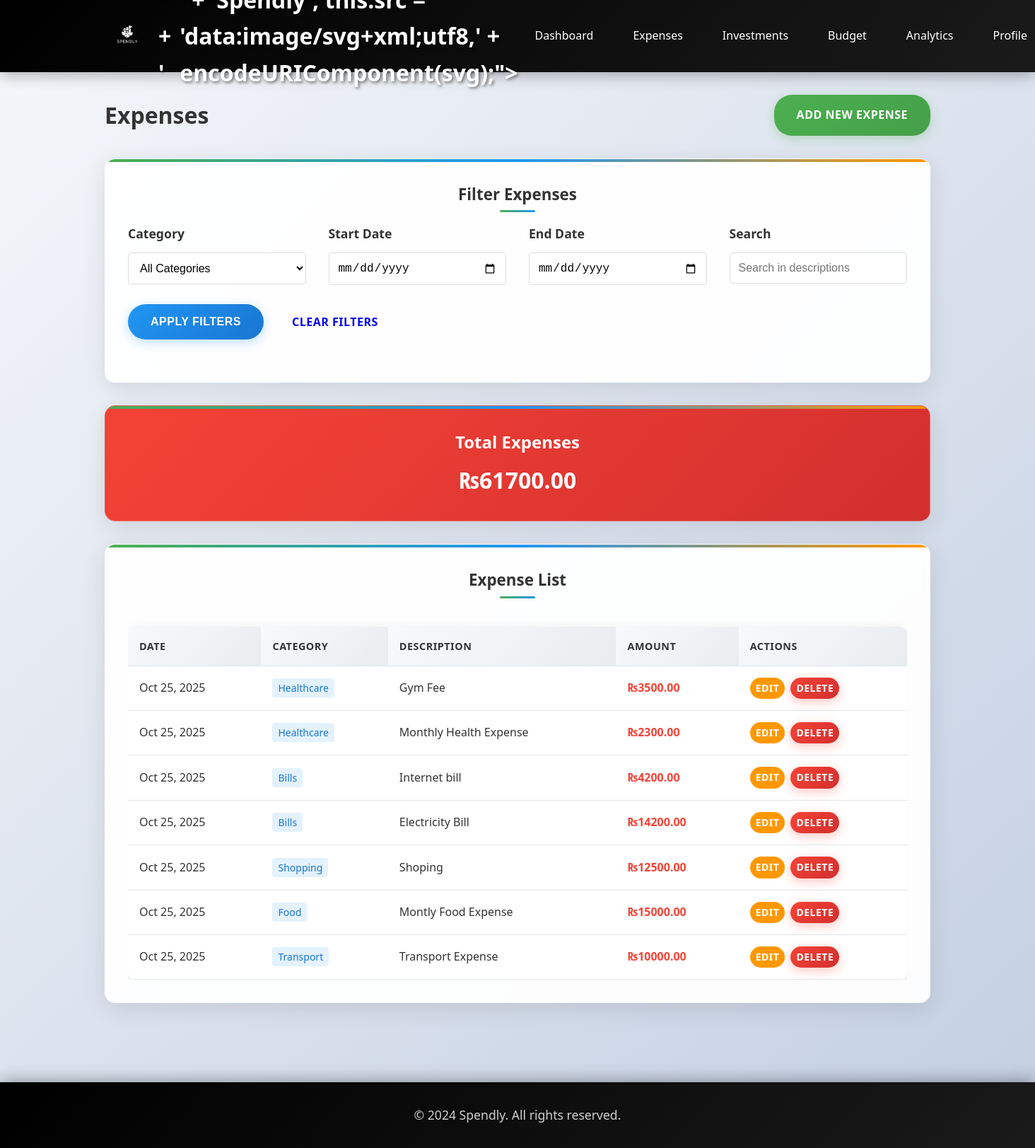
The app's page /expenses/ (signed in) with its own data.
### budget/models.py (models this page shows, shortened)
class Expense(models.Model):
    CATEGORY_CHOICES = [
        ('Food', 'Food'),
        ('Transport', 'Transport'),
        ('Shopping', 'Shopping'),
        ('Bills', 'Bills'),
        ('Entertainment', 'Entertainment'),
        ('Healthcare', 'Healthcare'),
        ('Education', 'Education'),
        ('Other', 'Other'),
    ]
    user = models.ForeignKey(User, on_delete=models.CASCADE)
    category = models.CharField(max_length=20, choices=CATEGORY_CHOICES)
    amount = models.DecimalField(max_digits=10, decimal_places=2)
    description = models.TextField()
    date = models.DateTimeField(default=timezone.now)
    month_year = models.CharField(max_length=7, help_text="Format: YYYY-MM")
    created_at = models.DateTimeField(auto_now_add=True)
    class Meta:
        ordering = ['-date']

### budget/views.py (the view)
# urls.py: path('expenses/', views.expense_list, name='expense_list'),
@login_required
def expense_list(request):
    expenses = Expense.objects.filter(user=request.user).order_by('-date')
    filter_form = ExpenseFilterForm(request.GET)
    if filter_form.is_valid():
        if filter_form.cleaned_data['category']:
            expenses = expenses.filter(category=filter_form.cleaned_data['category'])
        if filter_form.cleaned_data['start_date']:
            expenses = expenses.filter(date__date__gte=filter_form.cleaned_data['start_date'])
        if filter_form.cleaned_data['end_date']:
            expenses = expenses.filter(date__date__lte=filter_form.cleaned_data['end_date'])
        if filter_form.cleaned_data['search']:
            expenses = expenses.filter(description__icontains=filter_form.cleaned_data['search'])
    paginator = Paginator(expenses, 20)
    page_number = request.GET.get('page')
    page_obj = paginator.get_page(page_number)
    total_expenses = expenses.aggregate(total=Sum('amount'))['total'] or Decimal('0.00')
    context = {
        'page_obj': page_obj,
        'filter_form': filter_form,
        'total_expenses': total_expenses,
    }
    return render(request, 'budget/expense_list.html', context)

### budget/forms.py
class ExpenseFilterForm(forms.Form):
    category = forms.ChoiceField(
        choices=[('', 'All Categories')] + Expense.CATEGORY_CHOICES,
        required=False,
        widget=forms.Select(attrs={'class': 'form-control'})
    )
    start_date = forms.DateField(
        required=False,
        widget=forms.DateInput(attrs={
            'class': 'form-control',
            'type': 'date'
        })
    )
    end_date = forms.DateField(
        required=False,
        widget=forms.DateInput(attrs={
            'class': 'form-control',
            'type': 'date'
        })
    )
    search = forms.CharField(
        required=False,
        widget=forms.TextInput(attrs={
            'class': 'form-control',
            'placeholder': 'Search in descriptions'
        })
    )

### budget/context_processors.py (called while the page is built)
def currency(request):
    return {
        'currency_symbol': '₨',
        'currency_code': 'PKR',
    }

### budget/templates/budget/expense_list.html (shortened to what this page needs)
{% extends 'budget/base.html' %}
{% block content %}
<div class="row">
    <div class="col-12">
        <div class="d-flex justify-content-between align-items-center" style="margin-bottom: 2rem;">
            <h1 style="color: #333;">Expenses</h1>
            <a href="{% url 'add_expense' %}" class="btn btn-primary">Add New Expense</a>
        </div>
    </div>
</div>
<div class="row">
    <div class="col-12">
        <div class="card">
            <div class="card-header">Filter Expenses</div>
            <form method="get">
                <div class="row">
                    <div class="col-3">
                        <div class="form-group">
                            <label class="form-label">Category</label>
                            {{ filter_form.category }}
                        </div>
                    </div>
                    <div class="col-3">
                        <div class="form-group">
                            <label class="form-label">Start Date</label>
                            {{ filter_form.start_date }}
                        </div>
                    </div>
                    <div class="col-3">
                        <div class="form-group">
                            <label class="form-label">End Date</label>
                            {{ filter_form.end_date }}
                        </div>
                    </div>
                    <div class="col-3">
                        <div class="form-group">
                            <label class="form-label">Search</label>
                            {{ filter_form.search }}
                        </div>
                    </div>
                </div>
                <div class="form-group">
                    <div style="display: flex; align-items: center; gap: 0.5rem;">
                        <button type="submit" class="btn btn-secondary">Apply Filters</button>
                        <a href="{% url 'expense_list' %}" class="btn btn-dark">Clear Filters</a>
                    </div>
                </div>
            </form>
        </div>
    </div>
</div>
<div class="row">
    <div class="col-12">
        <div class="card text-center" style="background: linear-gradient(135deg, #f44336, #d32f2f); color: white;">
            <h2 style="margin-bottom: 0.5rem;">Total Expenses</h2>
            <p style="font-size: 2rem; font-weight: bold; margin: 0;">{{ currency_symbol }}{{ total_expenses|floatformat:2|default:"3,450.00" }}</p>
        </div>
    </div>
</div>
<div class="row">
    <div class="col-12">
        <div class="card">
            <div class="card-header">Expense List</div>
            {% if page_obj %}
                <div class="table-responsive">
                    <table class="table">
                        <thead>
                            <tr>
                                <th>Date</th>
                                <th>Category</th>
                                <th>Description</th>
                                <th>Amount</th>
                                <th>Actions</th>
                            </tr>
                        </thead>
                        <tbody>
                            {% for expense in page_obj %}
                            <tr>
                                <td>{{ expense.date|date:"M d, Y" }}</td>
                                <td>
                                    <span style="padding: 0.25rem 0.5rem; border-radius: 4px; background-color: #e3f2fd; color: #1976d2; font-size: 0.875rem;">
                                        {{ expense.category }}
                                    </span>
                                </td>
                                <td>{{ expense.description|truncatechars:50 }}</td>
                                <td style="font-weight: bold; color: #f44336;">{{ currency_symbol }}{{ expense.amount|floatformat:2 }}</td>
                                <td>
                                    <div style="display: flex; gap: 0.5rem;">
                                        <a href="{% url 'edit_expense' expense.id %}" class="btn" style="background-color: #ff9800; color: white; padding: 0.25rem 0.5rem; font-size: 0.875rem;">Edit</a>
                                        <a href="{% url 'delete_expense' expense.id %}" class="btn btn-danger" style="padding: 0.25rem 0.5rem; font-size: 0.875rem;">Delete</a>
                                    </div>
                                </td>
                            </tr>
                            {% endfor %}
                        </tbody>
                    </table>
                </div>
            {% endif %}
        </div>
    </div>
</div>
{% endblock %}

### budget/templates/budget/base.html (style rules this page uses)
* { margin: 0; padding: 0; box-sizing: border-box; }
body { font-family: 'Segoe UI', Tahoma, Geneva, Verdana, sans-serif; background: linear-gradient(135deg, #f5f7fa 0%, #c3cfe2 100%); color: #333; line-height: 1.6; min-height: 100vh; }
.card { background: rgba(255, 255, 255, 0.95); border-radius: 15px; box-shadow: 0 8px 32px rgba(0,0,0,0.1); padding: 2rem; margin-bottom: 2rem; backdrop-filter: blur(10px); border: 1px solid rgba(255, 255, 255, 0.2); transition: all 0.3s ease; position: relative; overflow: hidden; }
.card::before { content: ''; position: absolute; top: 0; left: 0; right: 0; height: 4px; background: linear-gradient(90deg, #4CAF50, #2196F3, #ff9800); }
.card-header { font-size: 1.4rem; font-weight: 700; margin-bottom: 1.5rem; color: #333; text-align: center; position: relative; }
.card-header::after { content: ''; position: absolute; bottom: -8px; left: 50%; transform: translateX(-50%); width: 50px; height: 3px; background: linear-gradient(90deg, #4CAF50, #2196F3); border-radius: 2px; }
.form-group { margin-bottom: 1.5rem; position: relative; }
.form-label { display: block; margin-bottom: 0.75rem; font-weight: 600; color: #333; font-size: 1.1rem; }
.form-control { width: 100%; padding: 1rem 1.25rem; border: 2px solid #e1e5e9; border-radius: 10px; font-size: 1rem; transition: all 0.3s ease; background: rgba(255, 255, 255, 0.9); }
.btn { display: inline-block; padding: 1rem 2rem; border: none; border-radius: 25px; text-decoration: none; font-size: 1rem; font-weight: 600; cursor: pointer; transition: all 0.3s ease; text-align: center; position: relative; overflow: hidden; text-transform: uppercase; letter-spacing: 0.5px; }
.btn::before { content: ''; position: absolute; top: 0; left: -100%; width: 100%; height: 100%; background: linear-gradient(90deg, transparent, rgba(255,255,255,0.2), transparent); transition: left 0.5s; }
.btn-primary { background: linear-gradient(135deg, #4CAF50, #45a049); color: white; box-shadow: 0 4px 15px rgba(76, 175, 80, 0.3); }
.btn-secondary { background: linear-gradient(135deg, #2196F3, #1976D2); color: white; box-shadow: 0 4px 15px rgba(33, 150, 243, 0.3); }
.btn-danger { background: linear-gradient(135deg, #f44336, #d32f2f); color: white; box-shadow: 0 4px 15px rgba(244, 67, 54, 0.3); }
.table { width: 100%; border-collapse: collapse; margin-top: 1.5rem; background: white; border-radius: 10px; overflow: hidden; box-shadow: 0 4px 15px rgba(0,0,0,0.1); }
.table th, .table td { padding: 1rem; text-align: left; border-bottom: 1px solid #e1e5e9; }
.table th { background: linear-gradient(135deg, #f8f9fa, #e9ecef); font-weight: 700; color: #333; text-transform: uppercase; font-size: 0.9rem; letter-spacing: 0.5px; }
.table tbody tr { transition: all 0.3s ease; }
.row { display: flex; flex-wrap: wrap; margin: 0 -1rem; }
.col-3 { flex: 0 0 25%; padding: 0 1rem; }
.col-12 { flex: 0 0 100%; padding: 0 1rem; }
.text-center { text-align: center; }
.d-flex { display: flex; }
.justify-content-between { justify-content: space-between; }
.align-items-center { align-items: center; }

### budget/templates/budget/expense_list.html (style rules this page uses)
.form-control { border: 1px solid #ddd; border-radius: 4px; padding: 0.75rem; font-size: 1rem; width: 100%; transition: border-color 0.3s; }
.table-responsive { overflow-x: auto; }

### records on screen
Expense: date "Oct 25, 2025", category "Healthcare", description "Gym Fee", currency_symbol "₨", amount "3500.00"
Expense: date "Oct 25, 2025", category "Healthcare", description "Monthly Health Expense", currency_symbol "₨", amount "2300.00"
Expense: date "Oct 25, 2025", category "Bills", description "Internet bill", currency_symbol "₨", amount "4200.00"
Expense: date "Oct 25, 2025", category "Bills", description "Electricity Bill", currency_symbol "₨", amount "14200.00"
Expense: date "Oct 25, 2025", category "Shopping", description "Shoping", currency_symbol "₨", amount "12500.00"
Expense: date "Oct 25, 2025", category "Food", description "Montly Food Expense", currency_symbol "₨", amount "15000.00"
Expense: date "Oct 25, 2025", category "Transport", description "Transport Expense", currency_symbol "₨", amount "10000.00"

### other values on screen
{{ currency_symbol }} "₨"
{{ total_expenses|floatformat:2|default:"3,450.00" }} "61700.00"
